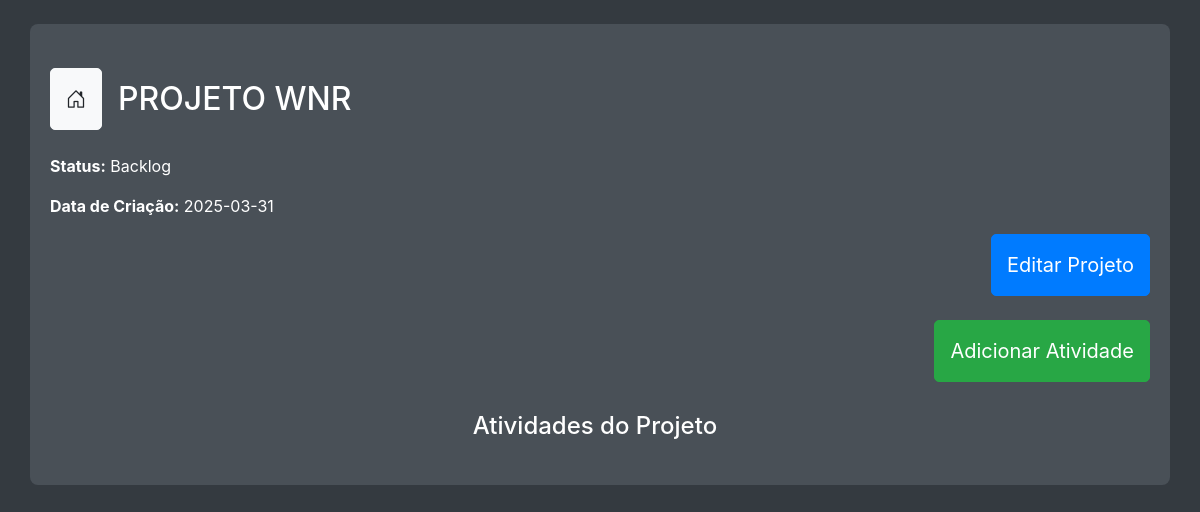
Page /detalhe_projeto/1 on the committed database.
### app/models.py (models this page shows)
class Projeto(db.Model):
    __tablename__ = "projeto"
    id           = Column(Integer, primary_key=True, index=True)
    nome         = Column(String, index=True, unique=True, nullable=False)
    descricao    = Column(String)
    status       = Column(String, default='Backlog')
    data_inicial = Column(Date)
    atividades = relationship("Atividade", back_populates="projeto", cascade="all, delete-orphan")

### app/routes/projeto.py (the view)
@projeto.route('/detalhe_projeto/<int:id>', methods=['GET', 'POST'])
def detalhe_projeto(id):
    projeto = Projeto.query.get_or_404(id)
    atividades = Atividade.query.filter_by(projeto_id=id).all()
    return render_template('projeto.html', projeto=projeto, atividades=atividades)

### app/templates/projeto.html (shortened to what this page needs)
<!DOCTYPE html>
<html lang="pt-br">
<head>
    <link rel="stylesheet" href="https://cdn.jsdelivr.net/npm/bootstrap-icons/font/bootstrap-icons.css">
    <link href="https://stackpath.bootstrapcdn.com/bootstrap/4.5.2/css/bootstrap.min.css" rel="stylesheet">
</head>
<body>
    <div class="container mt-4">
        <h2 class="text-center mb-4 d-flex align-items-center justify-content-center">
            <h2 class="text-center mb-4 d-flex align-items-center">
                <a href="{{ url_for('main.index') }}" class="btn btn-light mr-3">
                    <i class="bi bi-house-door"></i>
                </a>
                {{ projeto.nome }}
            </h2>
        </h2>
        <div class="project-details">
            <p><strong>Status:</strong> {{ projeto.status }}</p>
            <p><strong>Data de Criação:</strong> {{ projeto.data_inicial }}</p>
            <div class="d-flex justify-content-end mb-4">
                <button class="btn btn-primary" data-toggle="modal" data-target="#editProjectModal">Editar Projeto</button>
            </div>
            <div class="d-flex justify-content-end">
                <button class="btn btn-success" data-toggle="modal" data-target="#addTaskModal">Adicionar Atividade</button>
            </div>
        </div>
        <div class="activity-list">
            <h4 class="text-center mb-4">Atividades do Projeto</h4>
        </div>
    </div>
</body>
</html>

### app/templates/projeto.html (style rules this page uses)
body { background-color: #343a40; color: white; }
.container { background-color: #495057; padding: 20px; border-radius: 8px; }
.btn { border-radius: 5px; font-size: 1.25rem; padding: 15px; }
.btn-primary { background-color: #007bff; border-color: #007bff; }
.project-details { margin-bottom: 30px; }
.activity-list { margin-top: 30px; max-height: 400px; overflow-y: auto; padding-right: 10px; }

### rows in the picture
Projeto: nome "PROJETO WNR", status "Backlog", data_inicial "2025-03-31"
